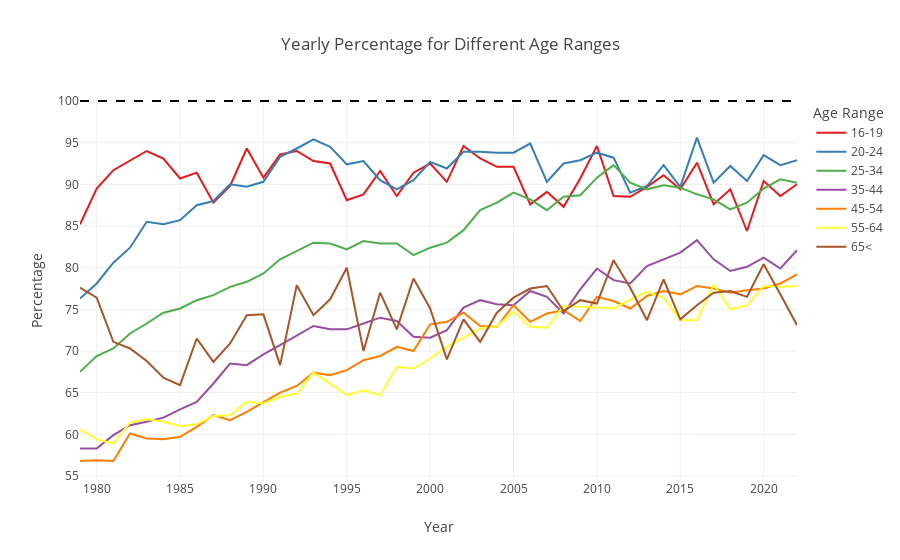

This figure's notebook cell:
### Code cell
fig1 = px.line(df_melted, x='Year', y='Percentage', color='Age Range',
              color_discrete_map=dict(zip(df_melted['Age Range'].unique(), colors)),
              title='Yearly Percentage for Different Age Ranges')
fig1.update_xaxes(title_text='Year')
fig1.update_yaxes(title_text='Percentage')
fig1.add_hline(y=100, line_dash="dash")

fig1.show()

### Figure 1 — Plotly figure (JSON) as saved in the notebook; plotly's stock layout.template omitted (floating-point values rounded to 4 significant figures)
{"data": [{"hovertemplate": "Age Range=16-19<br>Year=%{x}<br>Percentage=%{y}<extra></extra>", "legendgroup": "16-19", "line": {"color": "rgb(228,26,28)", "dash": "solid"}, "marker": {"symbol": "circle"}, "mode": "lines", "name": "16-19", "orientation": "v", "showlegend": true, "type": "scatter", "x": [1979, 1980, 1981, 1982, 1983, 1984, 1985, 1986, 1987, 1988, 1989, 1990, 1991, 1992, 1993, 1994, 1995, 1996, 1997, 1998, 1999, 2000, 2001, 2002, 2003, 2004, 2005, 2006, 2007, 2008, 2009, 2010, 2011, 2012, 2013, 2014, 2015, 2016, 2017, 2018, 2019, 2020, 2021, 2022], "xaxis": "x", "y": [85.2, 89.5, 91.7, 92.9, 94, 93.1, 90.7, 91.4, 87.8, 89.8, 94.3, 90.8, 93.6, 94, 92.8, 92.5, 88.1, 88.8, 91.6, 88.6, 91.4, 92.5, 90.3, 94.6, 93.1, 92.1, 92.1, 87.6, 89.1, 87.3, 90.7, 94.6, 88.6, 88.5, 89.7, 91.1, 89.4, 92.6, 87.6, 89.4, 84.4, 90.4, 88.6, 90], "yaxis": "y"}, {"hovertemplate": "Age Range=20-24<br>Year=%{x}<br>Percentage=%{y}<extra></extra>", "legendgroup": "20-24", "line": {"color": "rgb(55,126,184)", "dash": "solid"}, "marker": {"symbol": "circle"}, "mode": "lines", "name": "20-24", "orientation": "v", "showlegend": true, "type": "scatter", "x": [1979, 1980, 1981, 1982, 1983, 1984, 1985, 1986, 1987, 1988, 1989, 1990, 1991, 1992, 1993, 1994, 1995, 1996, 1997, 1998, 1999, 2000, 2001, 2002, 2003, 2004, 2005, 2006, 2007, 2008, 2009, 2010, 2011, 2012, 2013, 2014, 2015, 2016, 2017, 2018, 2019, 2020, 2021, 2022], "xaxis": "x", "y": [76.3, 78.1, 80.6, 82.4, 85.5, 85.2, 85.7, 87.5, 88, 90, 89.7, 90.3, 93.3, 94.3, 95.4, 94.5, 92.4, 92.8, 90.5, 89.4, 90.5, 92.7, 91.9, 93.9, 93.9, 93.8, 93.8, 94.9, 90.3, 92.5, 92.9, 93.8, 93.2, 89, 89.8, 92.3, 89.7, 95.6, 90.2, 92.2, 90.4, 93.5, 92.3, 92.9], "yaxis": "y"}, {"hovertemplate": "Age Range=25-34<br>Year=%{x}<br>Percentage=%{y}<extra></extra>", "legendgroup": "25-34", "line": {"color": "rgb(77,175,74)", "dash": "solid"}, "marker": {"symbol": "circle"}, "mode": "lines", "name": "25-34", "orientation": "v", "showlegend": true, "type": "scatter", "x": [1979, 1980, 1981, 1982, 1983, 1984, 1985, 1986, 1987, 1988, 1989, 1990, 1991, 1992, 1993, 1994, 1995, 1996, 1997, 1998, 1999, 2000, 2001, 2002, 2003, 2004, 2005, 2006, 2007, 2008, 2009, 2010, 2011, 2012, 2013, 2014, 2015, 2016, 2017, 2018, 2019, 2020, 2021, 2022], "xaxis": "x", "y": [67.5, 69.4, 70.3, 72.1, 73.3, 74.6, 75.1, 76.1, 76.7, 77.7, 78.3, 79.3, 81, 82, 83, 82.9, 82.2, 83.2, 82.9, 82.9, 81.5, 82.4, 83, 84.5, 86.9, 87.8, 89, 88.2, 86.9, 88.5, 88.7, 90.8, 92.3, 90.2, 89.4, 89.9, 89.6, 88.8, 88.2, 87, 87.8, 89.5, 90.6, 90.2], "yaxis": "y"}, {"hovertemplate": "Age Range=35-44<br>Year=%{x}<br>Percentage=%{y}<extra></extra>", "legendgroup": "35-44", "line": {"color": "rgb(152,78,163)", "dash": "solid"}, "marker": {"symbol": "circle"}, "mode": "lines", "name": "35-44", "orientation": "v", "showlegend": true, "type": "scatter", "x": [1979, 1980, 1981, 1982, 1983, 1984, 1985, 1986, 1987, 1988, 1989, 1990, 1991, 1992, 1993, 1994, 1995, 1996, 1997, 1998, 1999, 2000, 2001, 2002, 2003, 2004, 2005, 2006, 2007, 2008, 2009, 2010, 2011, 2012, 2013, 2014, 2015, 2016, 2017, 2018, 2019, 2020, 2021, 2022], "xaxis": "x", "y": [58.3, 58.3, 59.9, 61.1, 61.5, 62, 63, 63.9, 66.1, 68.5, 68.3, 69.6, 70.7, 71.9, 73, 72.6, 72.6, 73.3, 74, 73.6, 71.7, 71.6, 72.5, 75.2, 76.1, 75.6, 75.5, 77.2, 76.5, 74.5, 77.4, 79.9, 78.5, 78.1, 80.2, 81, 81.8, 83.3, 81, 79.6, 80.1, 81.2, 79.9, 82.1], "yaxis": "y"}, {"hovertemplate": "Age Range=45-54<br>Year=%{x}<br>Percentage=%{y}<extra></extra>", "legendgroup": "45-54", "line": {"color": "rgb(255,127,0)", "dash": "solid"}, "marker": {"symbol": "circle"}, "mode": "lines", "name": "45-54", "orientation": "v", "showlegend": true, "type": "scatter", "x": [1979, 1980, 1981, 1982, 1983, 1984, 1985, 1986, 1987, 1988, 1989, 1990, 1991, 1992, 1993, 1994, 1995, 1996, 1997, 1998, 1999, 2000, 2001, 2002, 2003, 2004, 2005, 2006, 2007, 2008, 2009, 2010, 2011, 2012, 2013, 2014, 2015, 2016, 2017, 2018, 2019, 2020, 2021, 2022], "xaxis": "x", "y": [56.8, 56.9, 56.8, 60.1, 59.5, 59.4, 59.7, 60.9, 62.3, 61.7, 62.7, 63.8, 65, 65.8, 67.4, 67.1, 67.7, 68.9, 69.4, 70.5, 70, 73.2, 73.5, 74.6, 73, 72.9, 75.5, 73.5, 74.5, 74.9, 73.6, 76.5, 76, 75.1, 76.6, 77.2, 76.8, 77.8, 77.5, 77, 77.3, 77.5, 78.1, 79.2], "yaxis": "y"}, {"hovertemplate": "Age Range=55-64<br>Year=%{x}<br>Percentage=%{y}<extra></extra>", "legendgroup": "55-64", "line": {"color": "rgb(255,255,51)", "dash": "solid"}, "marker": {"symbol": "circle"}, "mode": "lines", "name": "55-64", "orientation": "v", "showlegend": true, "type": "scatter", "x": [1979, 1980, 1981, 1982, 1983, 1984, 1985, 1986, 1987, 1988, 1989, 1990, 1991, 1992, 1993, 1994, 1995, 1996, 1997, 1998, 1999, 2000, 2001, 2002, 2003, 2004, 2005, 2006, 2007, 2008, 2009, 2010, 2011, 2012, 2013, 2014, 2015, 2016, 2017, 2018, 2019, 2020, 2021, 2022], "xaxis": "x", "y": [60.6, 59.4, 58.9, 61.4, 61.8, 61.5, 61, 61.2, 62.2, 62.3, 63.9, 63.7, 64.5, 64.9, 67.4, 66, 64.7, 65.3, 64.7, 68.1, 67.9, 69.1, 70.5, 71.6, 72.7, 73, 74.7, 72.9, 72.8, 75.4, 75.3, 75.2, 75.1, 76.2, 77.1, 76.4, 73.7, 73.7, 78, 75, 75.5, 77.8, 77.7, 77.8], "yaxis": "y"}, {"hovertemplate": "Age Range=65<<br>Year=%{x}<br>Percentage=%{y}<extra></extra>", "legendgroup": "65<", "line": {"color": "rgb(166,86,40)", "dash": "solid"}, "marker": {"symbol": "circle"}, "mode": "lines", "name": "65<", "orientation": "v", "showlegend": true, "type": "scatter", "x": [1979, 1980, 1981, 1982, 1983, 1984, 1985, 1986, 1987, 1988, 1989, 1990, 1991, 1992, 1993, 1994, 1995, 1996, 1997, 1998, 1999, 2000, 2001, 2002, 2003, 2004, 2005, 2006, 2007, 2008, 2009, 2010, 2011, 2012, 2013, 2014, 2015, 2016, 2017, 2018, 2019, 2020, 2021, 2022], "xaxis": "x", "y": [77.6, 76.4, 71.1, 70.3, 68.8, 66.8, 65.9, 71.5, 68.7, 70.9, 74.3, 74.4, 68.3, 77.9, 74.3, 76.2, 80, 70, 77, 72.6, 78.7, 75.1, 69, 73.8, 71.1, 74.6, 76.4, 77.5, 77.8, 74.8, 76.1, 75.7, 80.9, 77.6, 73.7, 78.6, 73.8, 75.5, 77, 77.2, 76.5, 80.4, 76.8, 73.1], "yaxis": "y"}], "layout": {"autosize": true, "legend": {"title": {"text": "Age Range"}, "tracegroupgap": 0}, "shapes": [{"line": {"dash": "dash"}, "type": "line", "x0": 0, "x1": 1, "xref": "x domain", "y0": 100, "y1": 100, "yref": "y"}], "title": {"text": "Yearly Percentage for Different Age Ranges"}, "xaxis": {"anchor": "y", "autorange": true, "domain": [0, 1], "range": [1979, 2022], "title": {"text": "Year"}, "type": "linear"}, "yaxis": {"anchor": "x", "autorange": true, "domain": [0, 1], "range": [54.51, 100.3], "title": {"text": "Percentage"}, "type": "linear"}}}
